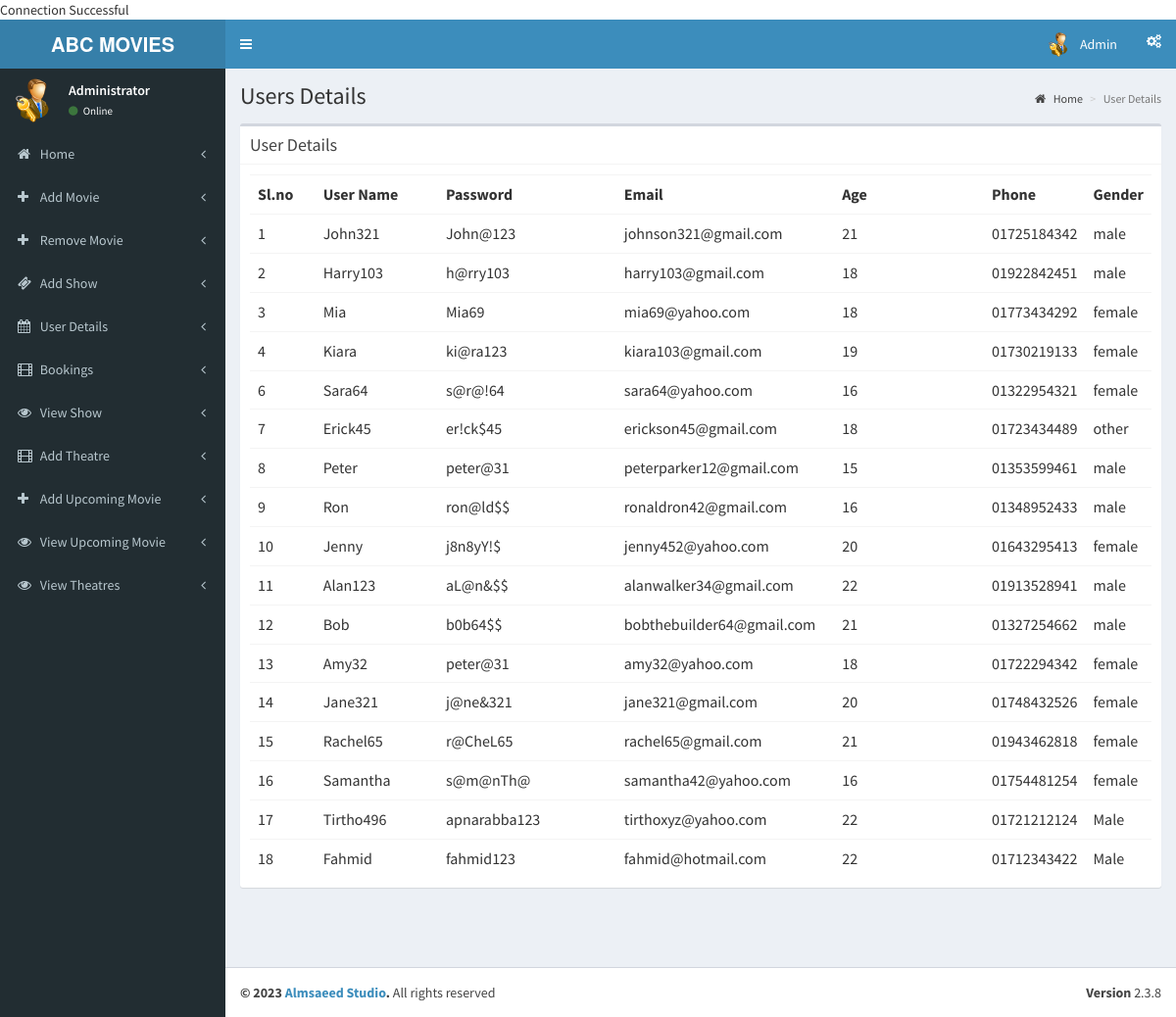
The app's page /admin/pages/users.php (signed in) with its own data.
### tables this page shows
CREATE TABLE `user` (
  `u_id` int(11) NOT NULL,
  `u_name` varchar(50) DEFAULT NULL,
  `pass` varchar(100) DEFAULT NULL,
  `email` varchar(100) DEFAULT NULL,
  `age` int(3) DEFAULT NULL,
  `phone` varchar(15) DEFAULT NULL,
  `gender` varchar(6) DEFAULT NULL,
  `membership` int(1) DEFAULT NULL,
  `type` int(1) DEFAULT NULL,
  `points` int(11) NOT NULL
);

### admin/pages/users.php (the view)
<?php
include('header.php');
?>
  <div class="content-wrapper">
    <section class="content-header">
      <h1>
        Users Details
      </h1>
      <ol class="breadcrumb">
        <li><a href="index.php"><i class="fa fa-home"></i> Home</a></li>
        <li class="active">User Details</li>
      </ol>
    </section>
    <section class="content">
      <div class="box">
         <div class="box-header with-border">
              <h3 class="box-title">User Details</h3>
            </div>
        <div class="box-body">
          <?php
          $sw = mysqli_query($con,"select * from user where type = 1");
          if(mysqli_num_rows($sw))
          {?>
            <table class="table">
              <th class="col-md-1">
                Sl.no
              </th>
              <th class="col-md-2">
                User Name
              </th>
              <th class="col-md-3">
                Password
              </th>
              <th class="col-md-3">
                Email
              </th>
              <th class="col-md-3">
                Age
              </th>
              <th class="col-md-3">
                Phone
              </th>
              <th class="col-md-3">
                Gender
              </th>
              <?php
              while($users=mysqli_fetch_array($sw))
              {
                ?>
                <tr>
                  <td>
                    <?php echo $users[0];?>
                  </td>
                  <td>
                    <?php echo $users[1];?>
                  </td>
                  <td>
                    <?php echo $users[2];?>
                  </td>
                  <td>
                    <?php echo $users[3];?>
                  </td>
                  <td>
                    <?php echo $users[4];?>
                  </td>
                  <td>
                    <?php echo $users[5];?>
                  </td>
                  <td>
                    <?php echo $users[6];?>
                  </td>
                </tr>
                <?php
              }
              ?>
            </table>
            <?php
          }
          else
          {
            ?>
            <h3>No Shows Added</h3>
            <?php
          }
          ?>
        </div>
      </div>
    </section>
  </div>
  <?php
include('footer.php');
?>

### records on screen
user: u_id "1", u_name "John321", pass "John@123", email "johnson321@gmail.com", age "21", phone "01725184342", gender "male"
user: u_id "2", u_name "Harry103", pass "h@rry103", email "harry103@gmail.com", age "18", phone "01922842451", gender "male"
user: u_id "3", u_name "Mia", pass "Mia69", email "mia69@yahoo.com", age "18", phone "01773434292", gender "female"
user: u_id "4", u_name "Kiara", pass "ki@ra123", email "kiara103@gmail.com", age "19", phone "01730219133", gender "female"
user: u_id "6", u_name "Sara64", pass "s@r@!64", email "sara64@yahoo.com", age "16", phone "01322954321", gender "female"
user: u_id "7", u_name "Erick45", pass "er!ck$45", email "erickson45@gmail.com", age "18", phone "01723434489", gender "other"
user: u_id "8", u_name "Peter", pass "peter@31", email "peterparker12@gmail.com", age "15", phone "01353599461", gender "male"
user: u_id "9", u_name "Ron", pass "ron@ld$$", email "ronaldron42@gmail.com", age "16", phone "01348952433", gender "male"
user: u_id "10", u_name "Jenny", pass "j8n8yY!$", email "jenny452@yahoo.com", age "20", phone "01643295413", gender "female"
user: u_id "11", u_name "Alan123", pass "aL@n&$$", email "alanwalker34@gmail.com", age "22", phone "01913528941", gender "male"
user: u_id "12", u_name "Bob", pass "b0b64$$", email "bobthebuilder64@gmail.com", age "21", phone "01327254662", gender "male"
user: u_id "13", u_name "Amy32", pass "peter@31", email "amy32@yahoo.com", age "18", phone "01722294342", gender "female"
user: u_id "14", u_name "Jane321", pass "j@ne&321", email "jane321@gmail.com", age "20", phone "01748432526", gender "female"
user: u_id "15", u_name "Rachel65", pass "r@CheL65", email "rachel65@gmail.com", age "21", phone "01943462818", gender "female"
user: u_id "16", u_name "Samantha", pass "s@m@nTh@", email "samantha42@yahoo.com", age "16", phone "01754481254", gender "female"
user: u_id "17", u_name "Tirtho496", pass "apnarabba123", email "tirthoxyz@yahoo.com", age "22", phone "01721212124", gender "Male"
user: u_id "18", u_name "Fahmid", pass "fahmid123", email "fahmid@hotmail.com", age "22", phone "01712343422", gender "Male"
